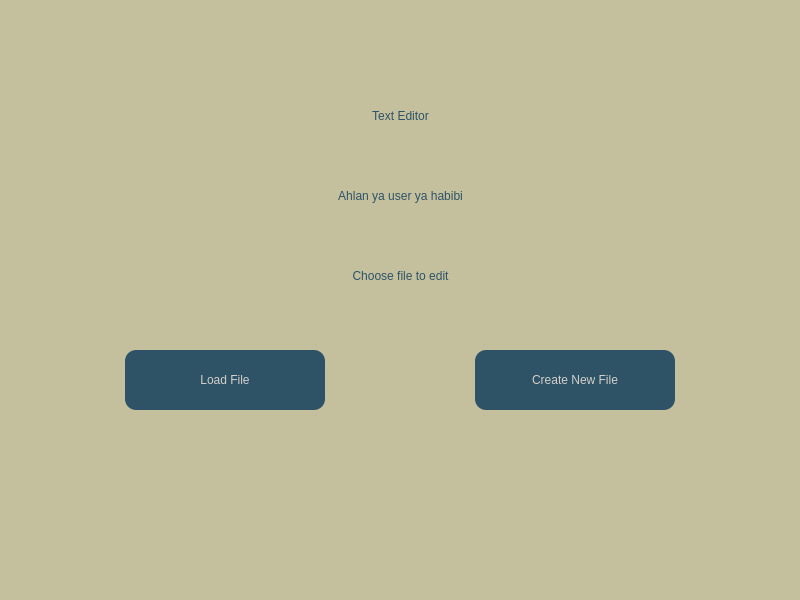
<?xml version="1.0" encoding="UTF-8"?>
<ui version="4.0">
 <class>MainWindow</class>
 <widget class="QMainWindow" name="MainWindow">
  <property name="geometry">
   <rect>
    <x>0</x>
    <y>0</y>
    <width>800</width>
    <height>600</height>
   </rect>
  </property>
  <property name="windowTitle">
   <string>Text Editor</string>
  </property>
  <property name="styleSheet">
   <string notr="true">background-color: rgb(196, 192, 158);
border-radius: 7px;</string>
  </property>
  <widget class="QWidget" name="centralwidget">
   <widget class="QTextEdit" name="textEdit">
    <property name="geometry">
     <rect>
      <x>10</x>
      <y>10</y>
      <width>541</width>
      <height>461</height>
     </rect>
    </property>
    <property name="styleSheet">
     <string notr="true">background-color: rgb(255, 255, 255);
color: rgb(0, 0, 0);
border-top: 0.5px solid black;
border-right: 0.5px solid black;
border-left: 0.5px solid black;</string>
    </property>
   </widget>
   <widget class="QPushButton" name="addcontent_btn">
    <property name="geometry">
     <rect>
      <x>580</x>
      <y>10</y>
      <width>189</width>
      <height>29</height>
     </rect>
    </property>
    <property name="styleSheet">
     <string notr="true">QPushButton{
font: 700 10pt &quot;Georgia&quot;;
color: rgb(211, 208, 203);
background-color: rgb(46, 82, 102);
}
</string>
    </property>
    <property name="text">
     <string>Add Content</string>
    </property>
   </widget>
   <widget class="QPushButton" name="erase_btn">
    <property name="geometry">
     <rect>
      <x>580</x>
      <y>54</y>
      <width>189</width>
      <height>29</height>
     </rect>
    </property>
    <property name="styleSheet">
     <string notr="true">QPushButton{
font: 700 10pt &quot;Georgia&quot;;
color: rgb(211, 208, 203);
background-color: rgb(46, 82, 102);
}
</string>
    </property>
    <property name="text">
     <string>Erase Content</string>
    </property>
   </widget>
   <widget class="QPushButton" name="encrypt_btn">
    <property name="geometry">
     <rect>
      <x>580</x>
      <y>98</y>
      <width>189</width>
      <height>29</height>
     </rect>
    </property>
    <property name="styleSheet">
     <string notr="true">QPushButton{
font: 700 10pt &quot;Georgia&quot;;
color: rgb(211, 208, 203);
background-color: rgb(46, 82, 102);
}
</string>
    </property>
    <property name="text">
     <string>Encrypt Content</string>
    </property>
   </widget>
   <widget class="QPushButton" name="decrypt_btn">
    <property name="geometry">
     <rect>
      <x>580</x>
      <y>142</y>
      <width>189</width>
      <height>29</height>
     </rect>
    </property>
    <property name="styleSheet">
     <string notr="true">QPushButton{
font: 700 10pt &quot;Georgia&quot;;
color: rgb(211, 208, 203);
background-color: rgb(46, 82, 102);
}
</string>
    </property>
    <property name="text">
     <string>Decrypt Content</string>
    </property>
   </widget>
   <widget class="QPushButton" name="findword_btn">
    <property name="geometry">
     <rect>
      <x>580</x>
      <y>230</y>
      <width>189</width>
      <height>29</height>
     </rect>
    </property>
    <property name="styleSheet">
     <string notr="true">QPushButton{
font: 700 10pt &quot;Georgia&quot;;
color: rgb(211, 208, 203);
background-color: rgb(46, 82, 102);
}
</string>
    </property>
    <property name="text">
     <string>Find Word</string>
    </property>
   </widget>
   <widget class="QPushButton" name="merge_btn">
    <property name="geometry">
     <rect>
      <x>580</x>
      <y>186</y>
      <width>189</width>
      <height>29</height>
     </rect>
    </property>
    <property name="styleSheet">
     <string notr="true">QPushButton{
font: 700 10pt &quot;Georgia&quot;;
color: rgb(211, 208, 203);
background-color: rgb(46, 82, 102);
}
</string>
    </property>
    <property name="text">
     <string>Merge Content</string>
    </property>
   </widget>
   <widget class="QPushButton" name="save_btn">
    <property name="geometry">
     <rect>
      <x>580</x>
      <y>450</y>
      <width>189</width>
      <height>29</height>
     </rect>
    </property>
    <property name="styleSheet">
     <string notr="true">QPushButton{
font: 700 10pt &quot;Georgia&quot;;
color: rgb(211, 208, 203);
background-color: rgb(46, 82, 102);
}
</string>
    </property>
    <property name="text">
     <string>Save</string>
    </property>
   </widget>
   <widget class="QPushButton" name="lowercase_btn">
    <property name="geometry">
     <rect>
      <x>580</x>
      <y>362</y>
      <width>189</width>
      <height>29</height>
     </rect>
    </property>
    <property name="styleSheet">
     <string notr="true">QPushButton{
font: 700 10pt &quot;Georgia&quot;;
color: rgb(211, 208, 203);
background-color: rgb(46, 82, 102);
}
</string>
    </property>
    <property name="text">
     <string>Lower Case</string>
    </property>
   </widget>
   <widget class="QPushButton" name="uppercase_btn">
    <property name="geometry">
     <rect>
      <x>580</x>
      <y>318</y>
      <width>189</width>
      <height>29</height>
     </rect>
    </property>
    <property name="styleSheet">
     <string notr="true">QPushButton{
font: 700 10pt &quot;Georgia&quot;;
color: rgb(211, 208, 203);
background-color: rgb(46, 82, 102);
}
</string>
    </property>
    <property name="text">
     <string>Upper Case</string>
    </property>
   </widget>
   <widget class="QPushButton" name="cap_btn">
    <property name="geometry">
     <rect>
      <x>580</x>
      <y>406</y>
      <width>189</width>
      <height>29</height>
     </rect>
    </property>
    <property name="styleSheet">
     <string notr="true">QPushButton{
font: 700 10pt &quot;Georgia&quot;;
color: rgb(211, 208, 203);
background-color: rgb(46, 82, 102);
}
</string>
    </property>
    <property name="text">
     <string>Capitalize</string>
    </property>
   </widget>
   <widget class="QPushButton" name="repeatedword_btn">
    <property name="geometry">
     <rect>
      <x>580</x>
      <y>274</y>
      <width>189</width>
      <height>29</height>
     </rect>
    </property>
    <property name="styleSheet">
     <string notr="true">QPushButton{
font: 700 10pt &quot;Georgia&quot;;
color: rgb(211, 208, 203);
background-color: rgb(46, 82, 102);
}
</string>
    </property>
    <property name="text">
     <string>No. Repeated Word</string>
    </property>
   </widget>
   <widget class="QLabel" name="lines">
    <property name="geometry">
     <rect>
      <x>20</x>
      <y>473</y>
      <width>31</width>
      <height>20</height>
     </rect>
    </property>
    <property name="styleSheet">
     <string notr="true">background-color: rgb(255, 255, 255);</string>
    </property>
    <property name="text">
     <string>0</string>
    </property>
    <property name="alignment">
     <set>Qt::AlignRight|Qt::AlignTrailing|Qt::AlignVCenter</set>
    </property>
   </widget>
   <widget class="QLabel" name="label_2">
    <property name="geometry">
     <rect>
      <x>60</x>
      <y>473</y>
      <width>63</width>
      <height>20</height>
     </rect>
    </property>
    <property name="styleSheet">
     <string notr="true">background-color: rgb(255, 255, 255);</string>
    </property>
    <property name="text">
     <string>Lines</string>
    </property>
   </widget>
   <widget class="QLabel" name="label_3">
    <property name="geometry">
     <rect>
      <x>140</x>
      <y>473</y>
      <width>63</width>
      <height>20</height>
     </rect>
    </property>
    <property name="styleSheet">
     <string notr="true">background-color: rgb(255, 255, 255);</string>
    </property>
    <property name="text">
     <string>Words</string>
    </property>
   </widget>
   <widget class="QLabel" name="words">
    <property name="geometry">
     <rect>
      <x>100</x>
      <y>473</y>
      <width>31</width>
      <height>20</height>
     </rect>
    </property>
    <property name="styleSheet">
     <string notr="true">background-color: rgb(255, 255, 255);</string>
    </property>
    <property name="text">
     <string>0</string>
    </property>
    <property name="alignment">
     <set>Qt::AlignRight|Qt::AlignTrailing|Qt::AlignVCenter</set>
    </property>
   </widget>
   <widget class="QLabel" name="chars">
    <property name="geometry">
     <rect>
      <x>200</x>
      <y>473</y>
      <width>41</width>
      <height>20</height>
     </rect>
    </property>
    <property name="styleSheet">
     <string notr="true">background-color: rgb(255, 255, 255);</string>
    </property>
    <property name="text">
     <string>0</string>
    </property>
    <property name="alignment">
     <set>Qt::AlignRight|Qt::AlignTrailing|Qt::AlignVCenter</set>
    </property>
   </widget>
   <widget class="QLabel" name="label_6">
    <property name="geometry">
     <rect>
      <x>250</x>
      <y>473</y>
      <width>71</width>
      <height>20</height>
     </rect>
    </property>
    <property name="styleSheet">
     <string notr="true">background-color: rgb(255, 255, 255);</string>
    </property>
    <property name="text">
     <string>Characters</string>
    </property>
   </widget>
   <widget class="QWidget" name="widget" native="true">
    <property name="geometry">
     <rect>
      <x>10</x>
      <y>473</y>
      <width>541</width>
      <height>21</height>
     </rect>
    </property>
    <property name="styleSheet">
     <string notr="true">QWidget{
background-color: rgb(255, 255, 255);
border-bottom: 0.5px solid black;
border-right: 0.5px solid black;
border-left: 0.5px solid black;
}
</string>
    </property>
   </widget>
   <widget class="QLineEdit" name="lineEdit">
    <property name="geometry">
     <rect>
      <x>70</x>
      <y>530</y>
      <width>251</width>
      <height>26</height>
     </rect>
    </property>
    <property name="styleSheet">
     <string notr="true">background-color: rgb(255, 255, 255);</string>
    </property>
   </widget>
   <widget class="QPushButton" name="find_btn">
    <property name="geometry">
     <rect>
      <x>390</x>
      <y>530</y>
      <width>93</width>
      <height>29</height>
     </rect>
    </property>
    <property name="styleSheet">
     <string notr="true">QPushButton{
font: 700 10pt &quot;Georgia&quot;;
color: rgb(211, 208, 203);
background-color: rgb(46, 82, 102);
}
</string>
    </property>
    <property name="text">
     <string>Find</string>
    </property>
   </widget>
   <widget class="QFrame" name="frame">
    <property name="geometry">
     <rect>
      <x>0</x>
      <y>0</y>
      <width>800</width>
      <height>600</height>
     </rect>
    </property>
    <property name="frameShape">
     <enum>QFrame::StyledPanel</enum>
    </property>
    <property name="frameShadow">
     <enum>QFrame::Raised</enum>
    </property>
    <widget class="QWidget" name="welcomewidget" native="true">
     <property name="geometry">
      <rect>
       <x>0</x>
       <y>0</y>
       <width>800</width>
       <height>600</height>
      </rect>
     </property>
     <property name="styleSheet">
      <string notr="true">background-color: rgb(196, 192, 158);</string>
     </property>
     <widget class="QLabel" name="label_7">
      <property name="geometry">
       <rect>
        <x>220</x>
        <y>80</y>
        <width>361</width>
        <height>71</height>
       </rect>
      </property>
      <property name="styleSheet">
       <string notr="true">color: rgb(46, 82, 102);
font: 700 23pt &quot;Georgia&quot;;</string>
      </property>
      <property name="text">
       <string>Text Editor</string>
      </property>
      <property name="alignment">
       <set>Qt::AlignCenter</set>
      </property>
     </widget>
     <widget class="QLabel" name="label_8">
      <property name="geometry">
       <rect>
        <x>180</x>
        <y>160</y>
        <width>441</width>
        <height>71</height>
       </rect>
      </property>
      <property name="styleSheet">
       <string notr="true">color: rgb(46, 82, 102);
font: 19pt &quot;Georgia&quot;;</string>
      </property>
      <property name="text">
       <string>Ahlan ya user ya habibi</string>
      </property>
      <property name="alignment">
       <set>Qt::AlignCenter</set>
      </property>
     </widget>
     <widget class="QPushButton" name="pushButton_13">
      <property name="geometry">
       <rect>
        <x>125</x>
        <y>350</y>
        <width>200</width>
        <height>60</height>
       </rect>
      </property>
      <property name="styleSheet">
       <string notr="true">QPushButton{
font: 700 14pt &quot;Georgia&quot;;
color: rgb(211, 208, 203);
background-color: rgb(46, 82, 102);
border-radius: 11px;
}
</string>
      </property>
      <property name="text">
       <string>Load File</string>
      </property>
     </widget>
     <widget class="QLabel" name="label_9">
      <property name="geometry">
       <rect>
        <x>180</x>
        <y>240</y>
        <width>441</width>
        <height>71</height>
       </rect>
      </property>
      <property name="styleSheet">
       <string notr="true">color: rgb(46, 82, 102);
font: 16pt &quot;Georgia&quot;;</string>
      </property>
      <property name="text">
       <string>Choose file to edit</string>
      </property>
      <property name="alignment">
       <set>Qt::AlignCenter</set>
      </property>
     </widget>
     <widget class="QPushButton" name="createnew_btn">
      <property name="geometry">
       <rect>
        <x>475</x>
        <y>350</y>
        <width>200</width>
        <height>60</height>
       </rect>
      </property>
      <property name="styleSheet">
       <string notr="true">QPushButton{
font: 700 14pt &quot;Georgia&quot;;
color: rgb(211, 208, 203);
background-color: rgb(46, 82, 102);
border-radius: 11px;
}
</string>
      </property>
      <property name="text">
       <string>Create New File</string>
      </property>
     </widget>
    </widget>
   </widget>
   <widget class="QPushButton" name="apply_btn">
    <property name="geometry">
     <rect>
      <x>220</x>
      <y>530</y>
      <width>120</width>
      <height>40</height>
     </rect>
    </property>
    <property name="styleSheet">
     <string notr="true">QPushButton{
font: 700 10pt &quot;Georgia&quot;;
color: rgb(211, 208, 203);
background-color: rgb(46, 82, 102);
}
</string>
    </property>
    <property name="text">
     <string>Apply</string>
    </property>
   </widget>
   <widget class="QPushButton" name="find_btn_2">
    <property name="geometry">
     <rect>
      <x>390</x>
      <y>530</y>
      <width>93</width>
      <height>29</height>
     </rect>
    </property>
    <property name="styleSheet">
     <string notr="true">QPushButton{
font: 700 10pt &quot;Georgia&quot;;
color: rgb(211, 208, 203);
background-color: rgb(46, 82, 102);
}
</string>
    </property>
    <property name="text">
     <string>Find</string>
    </property>
   </widget>
   <widget class="Line" name="line">
    <property name="geometry">
     <rect>
      <x>105</x>
      <y>473</y>
      <width>2</width>
      <height>15</height>
     </rect>
    </property>
    <property name="orientation">
     <enum>Qt::Vertical</enum>
    </property>
   </widget>
   <widget class="Line" name="line_2">
    <property name="geometry">
     <rect>
      <x>205</x>
      <y>473</y>
      <width>2</width>
      <height>15</height>
     </rect>
    </property>
    <property name="orientation">
     <enum>Qt::Vertical</enum>
    </property>
   </widget>
   <zorder>line</zorder>
   <zorder>line_2</zorder>
   <zorder>widget</zorder>
   <zorder>find_btn_2</zorder>
   <zorder>apply_btn</zorder>
   <zorder>addcontent_btn</zorder>
   <zorder>findword_btn</zorder>
   <zorder>save_btn</zorder>
   <zorder>repeatedword_btn</zorder>
   <zorder>cap_btn</zorder>
   <zorder>decrypt_btn</zorder>
   <zorder>uppercase_btn</zorder>
   <zorder>lowercase_btn</zorder>
   <zorder>erase_btn</zorder>
   <zorder>encrypt_btn</zorder>
   <zorder>merge_btn</zorder>
   <zorder>textEdit</zorder>
   <zorder>lines</zorder>
   <zorder>label_2</zorder>
   <zorder>label_3</zorder>
   <zorder>words</zorder>
   <zorder>chars</zorder>
   <zorder>label_6</zorder>
   <zorder>lineEdit</zorder>
   <zorder>find_btn</zorder>
   <zorder>frame</zorder>
  </widget>
  <widget class="QMenuBar" name="menubar">
   <property name="geometry">
    <rect>
     <x>0</x>
     <y>0</y>
     <width>800</width>
     <height>26</height>
    </rect>
   </property>
  </widget>
  <widget class="QStatusBar" name="statusbar"/>
 </widget>
 <resources/>
 <connections>
  <connection>
   <sender>findword_btn</sender>
   <signal>clicked()</signal>
   <receiver>lineEdit</receiver>
   <slot>show()</slot>
   <hints>
    <hint type="sourcelabel">
     <x>590</x>
     <y>271</y>
    </hint>
    <hint type="destinationlabel">
     <x>267</x>
     <y>547</y>
    </hint>
   </hints>
  </connection>
  <connection>
   <sender>findword_btn</sender>
   <signal>clicked()</signal>
   <receiver>find_btn</receiver>
   <slot>show()</slot>
   <hints>
    <hint type="sourcelabel">
     <x>603</x>
     <y>268</y>
    </hint>
    <hint type="destinationlabel">
     <x>463</x>
     <y>549</y>
    </hint>
   </hints>
  </connection>
  <connection>
   <sender>find_btn</sender>
   <signal>clicked()</signal>
   <receiver>lineEdit</receiver>
   <slot>hide()</slot>
   <hints>
    <hint type="sourcelabel">
     <x>461</x>
     <y>555</y>
    </hint>
    <hint type="destinationlabel">
     <x>297</x>
     <y>558</y>
    </hint>
   </hints>
  </connection>
  <connection>
   <sender>find_btn</sender>
   <signal>clicked()</signal>
   <receiver>find_btn</receiver>
   <slot>hide()</slot>
   <hints>
    <hint type="sourcelabel">
     <x>465</x>
     <y>538</y>
    </hint>
    <hint type="destinationlabel">
     <x>434</x>
     <y>546</y>
    </hint>
   </hints>
  </connection>
  <connection>
   <sender>addcontent_btn</sender>
   <signal>clicked()</signal>
   <receiver>apply_btn</receiver>
   <slot>show()</slot>
   <hints>
    <hint type="sourcelabel">
     <x>597</x>
     <y>45</y>
    </hint>
    <hint type="destinationlabel">
     <x>263</x>
     <y>569</y>
    </hint>
   </hints>
  </connection>
  <connection>
   <sender>apply_btn</sender>
   <signal>clicked()</signal>
   <receiver>apply_btn</receiver>
   <slot>hide()</slot>
   <hints>
    <hint type="sourcelabel">
     <x>238</x>
     <y>566</y>
    </hint>
    <hint type="destinationlabel">
     <x>230</x>
     <y>565</y>
    </hint>
   </hints>
  </connection>
  <connection>
   <sender>repeatedword_btn</sender>
   <signal>clicked()</signal>
   <receiver>find_btn_2</receiver>
   <slot>show()</slot>
   <hints>
    <hint type="sourcelabel">
     <x>714</x>
     <y>320</y>
    </hint>
    <hint type="destinationlabel">
     <x>550</x>
     <y>541</y>
    </hint>
   </hints>
  </connection>
  <connection>
   <sender>repeatedword_btn</sender>
   <signal>clicked()</signal>
   <receiver>lineEdit</receiver>
   <slot>show()</slot>
   <hints>
    <hint type="sourcelabel">
     <x>690</x>
     <y>310</y>
    </hint>
    <hint type="destinationlabel">
     <x>261</x>
     <y>540</y>
    </hint>
   </hints>
  </connection>
  <connection>
   <sender>find_btn_2</sender>
   <signal>clicked()</signal>
   <receiver>lineEdit</receiver>
   <slot>hide()</slot>
   <hints>
    <hint type="sourcelabel">
     <x>513</x>
     <y>532</y>
    </hint>
    <hint type="destinationlabel">
     <x>306</x>
     <y>540</y>
    </hint>
   </hints>
  </connection>
  <connection>
   <sender>find_btn_2</sender>
   <signal>clicked()</signal>
   <receiver>find_btn_2</receiver>
   <slot>hide()</slot>
   <hints>
    <hint type="sourcelabel">
     <x>571</x>
     <y>528</y>
    </hint>
    <hint type="destinationlabel">
     <x>588</x>
     <y>540</y>
    </hint>
   </hints>
  </connection>
 </connections>
</ui>
